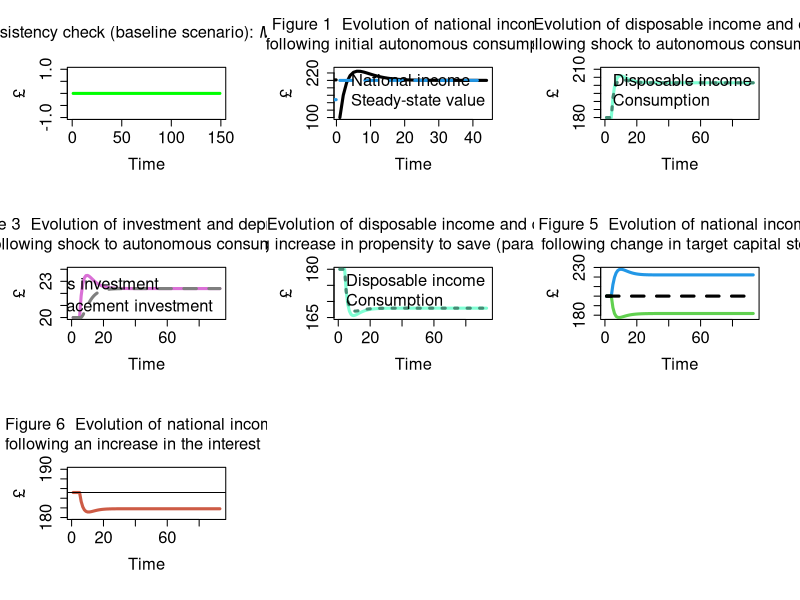

The R source for this figure:
# Model BMW for R (from scratch): main code
# from Wynne Godley and Marc Lavoie
# Monetary Economics
# Chapter 7 

# Version: 30 May 2019; revised: 6 November 2022

################################################################################

#STEP 1: PREPARE THE WORK-SPACE

#Clear environment
rm(list=ls(all=TRUE))

#Clear plots
if(!is.null(dev.list())) dev.off()

#Clear console
cat("\014")

#Number of periods
nPeriods = 150

#Number of scenarios
nScenarios=6 

################################################################################

#STEP 2: SET THE COEFFICIENTS (EXOGENOUS VARIABLES AND PARAMETERS)
alpha2=0.1 #Propensity to consume out of wealth
delta=0.1 #Depreciation rate
gamma=0.15 #Reaction speed of adjustment of capital to its target value
alpha1r = 0.5 #Propensity to consume out of interests if c_d=c_d(r)
alpha1w = 0.75 #Propensity to consume out of wages if c_d=c_d(r)
alpha0=matrix(data=0,nrow=nScenarios,ncol=nPeriods) #Set autonomous component of consumption as a matrix (for shocks) 
alpha1=matrix(data=0.75,nrow=nScenarios,ncol=nPeriods) #Set autonomous propensity to consume out of income as a matrix (for shocks) 
kappa=matrix(data=1,nrow=nScenarios,ncol=nPeriods)  #Capital-output ratio
rl_bar=matrix(data=0.04,nrow=nScenarios,ncol=nPeriods)  #Rate of interests on bank loans - exogenously set

################################################################################

#STEP 3: CREATE VARIABLES AND ATTRIBUTE INITIAL VALUES
af=matrix(data=0,nrow=nScenarios,ncol=nPeriods) #Create variables and attribute values to stocks
c_d=matrix(data=0,nrow=nScenarios,ncol=nPeriods) #Consumption goods demand by households
c_s=matrix(data=0,nrow=nScenarios,ncol=nPeriods) #Consumption goods supply
da=matrix(data=0,nrow=nScenarios,ncol=nPeriods) #Depreciation allowances
k=matrix(data=0,nrow=nScenarios,ncol=nPeriods)  #Stock of capital
kt=matrix(data=0,nrow=nScenarios,ncol=nPeriods) #Target stock of capital
l_d=matrix(data=0,nrow=nScenarios,ncol=nPeriods) #Demans for bank loans 
l_s=matrix(data=0,nrow=nScenarios,ncol=nPeriods) #Supply of bank loans 
i_d=matrix(data=0,nrow=nScenarios,ncol=nPeriods) #Demand for Investment
i_s=matrix(data=0,nrow=nScenarios,ncol=nPeriods) #Supply of Investment
mh=matrix(data=0,nrow=nScenarios,ncol=nPeriods) #Bank deposits held by households
ms=matrix(data=0,nrow=nScenarios,ncol=nPeriods) #Supply of bank deposits
n_s=matrix(data=0,nrow=nScenarios,ncol=nPeriods) #Supply of labour
n_d=matrix(data=0,nrow=nScenarios,ncol=nPeriods) #Demand for labour
pr=matrix(data=1,nrow=nScenarios,ncol=nPeriods) #Labour productivity
rl=matrix(data=rl_bar,nrow=nScenarios,ncol=nPeriods) #Rate of interests on banks loans
rm=matrix(data=rl,nrow=nScenarios,ncol=nPeriods) #Rate of interests on bank deposits
w=matrix(data=0.86,nrow=nScenarios,ncol=nPeriods) #Wage rate
wb_d=matrix(data=0,nrow=nScenarios,ncol=nPeriods) #Wage Bill
wb_s=matrix(data=0,nrow=nScenarios,ncol=nPeriods) #Supply of Wages
y=matrix(data=0,nrow=nScenarios,ncol=nPeriods) #Income
y_star=matrix(data=0,nrow=nScenarios,ncol=nPeriods) #Steady-state income
yd=matrix(data=0,nrow=nScenarios,ncol=nPeriods) #Disposal Income of households
       

################################################################################

#STEP 4: RUN THE MODEL

#STEP 4.A: DEFINE THE LOOPS

#Choose scenario
for (j in 1:nScenarios){
  
  #Define time loop
  for (i in 2:nPeriods){
    
    #Define iterations
    for (iterations in 1:100){
      
      
      #STEP 4.B: ADD ALTERNATIVE SCENARIOS  
      
      #Initial shock to autonomous consumption
      if (i>=2){alpha0[j,i]=25}    
      
      #Scenario 2: positive shock to target capital stock
      if (i>=52 & j==2){kappa[j,i]=1.1}
      
      #Scenario 3: negative shock to target capital stock
      if (i>=52 & j==3){kappa[j,i]=0.9}
      
      #Scenario 4: shock to autonomous consumption
      if (i>=52 & j==4){alpha0[j,i]=28}
      
      #Scenario 5: shock to interest rate with c_d = c_d(r)
      if (i>=52 & j==5){rl_bar[j,i]=0.05}
      
      #Scenario 6: increase in propensity to save
      if (i>=52 & j==6){alpha1[j,i]=0.74}
      
      
      #STEP 4.C: DEFINE THE SYSTEM OF EQUATIONS        
      
      
      #Behavioural equations and equilibrium condition
      
        #Supply of consumption goods - eq. 7.1
        c_s[j,i] = c_d[j,i]
        #Supply of investment goods - eq. 7.2
        i_s[j,i] = i_d[j,i]
        #Supply of labour - eq. 7.3
        n_s[j,i] = n_d[j,i]
        #Supply of loans - eq. 7.4
        l_s[j,i] = l_s[j,i-1] + (l_d[j,i] - l_d[j,i-1])   
      
      #Transactions of the firms
      
        #GDP - eq. 7.5
        y[j,i] = c_s[j,i] + i_s[j,i]
        #Wage bill - eq. 7.6
        wb_d[j,i] = y[j,i] - rl[j,i-1]*l_d[j,i-1] - af[j,i]   
        #Depreciation allowances - eq. 7.7
        af[j,i] = da[j,i]
        #Demand for bank loans - eq. 7.8
        l_d[j,i] = l_d[j,i-1] + i_d[j,i] - af[j,i] 
      
      #Transactions of households
      
        #Disposable income - eq. 7.9
        yd[j,i] = wb_d[j,i] + rm[j,i-1]*mh[j,i-1]
      
        #Bank deposits held by households - eq. 7.10
        mh[j,i] = mh[j,i-1] + yd[j,i] - c_d[j,i]
      
      #Transactions of the banks  
      
        #Supply of deposits - eq. 7.11
        ms[j,i] = ms[j,i-1] + (l_s[j,i] - l_s[j,i-1])
      
        #Rate of interest on deposits - eq. 7.12
        rm[j,i] = rl[j,i]
      
      #The wage bill  
      
        #"Supply" of wages - eq. 7.13
        wb_s[j,i] = w[j,i]*n_s[j,i]         
      
        #Labour demand - eq. 7.14
        n_d[j,i] = y[j,i]/pr[j,i]        
      
        #Wage rate - eq. 7.15
        w[j,i] = wb_d[j,i]/n_d[j,i]       
      
      #Household behaviour
      
        #Demand for consumption goods - eq. 7.16 (and 7.16A)
        if (j==5){ c_d[j,i] = alpha0[j,i] + alpha1w*wb_d[j,i] + alpha1r*rm[j,i-1]*mh[j,i-1] + alpha2*mh[j,i-1]}
             else{ c_d[j,i] = alpha0[j,i] + alpha1[j,i]*yd[j,i] + alpha2*mh[j,i-1]}
      
      #The investment behaviour
      
        #Accumulation of capital - eq. 7.17
        k[j,i] = k[j,i-1] + i_d[j,i] - da[j,i]
      
        #Depreciation allowances - eq. 7.18
        da[j,i] = delta*k[j,i-1]
      
        #Capital stock target - eq. 7.19
        kt[j,i] = kappa[j,i]*y[j,i-1]
      
        #Demand for investment goods - eq. 7.20
        i_d[j,i] = gamma*(kt[j,i] - k[j,i-1]) + da[j,i]
      
      #The behaviour of banks
      
        #Interest rate on loans - eq. 7.21
        rl[j,i] = rl_bar[j,i]
      
      #Additional equation for calculating y steady-state value
        y_star[j,i] = alpha0[j,i]/((1-alpha1[j,i])*(1-delta*kappa[j,i])-alpha2*kappa[j,i])       
      
    }
  }
}

################################################################################

#STEP 5: CONSISTENCY CHECK (REDUNDANT EQUATION)

#Create consistency statement 
aerror=0
error=0
for (i in 2:(nPeriods-1)){error = error + (ms[1,i]-mh[1,i])^2}
aerror = error/nPeriods
if ( aerror<0.01 ){cat(" *********************************** \n Good news! The model is watertight! \n", "Average error =", aerror, "< 0.01 \n", "Cumulative error =", error, "\n ***********************************")} else{
  if ( aerror<1 && aerror<1 ){cat(" *********************************** \n Minor issues with model consistency \n", "Average error =", aerror, "> 0.01 \n", "Cumulative error =", error, "\n ***********************************")}
  else{cat(" ******************************************* \n Warning: the model is not fully consistent! \n", "Average error =", aerror, "> 1 \n", "Cumulative error =", error, "\n *******************************************")} }      

#Plot redundant equation
layout(matrix(c(1,2,3,4,5,6,7,8,9), 3, 3, byrow = TRUE))
par(mar = c(5.1+1, 4.1+1, 4.1+1, 2.1+1))
plot(ms[1,2:nPeriods]-mh[1,2:nPeriods], type="l", col="green",lwd=3,lty=1,font.main=1,cex.main=1.5,
     main=expression("Consistency check (baseline scenario): " * italic(M[phantom("")]["s"]) - italic(M[phantom("")]["h"])),
     cex.axis=1.5,cex.lab=1.5,ylab = '£',
     xlab = 'Time',ylim = range(-1,1))

################################################################################

#STEP 6: CREATE AND DISPLAY GRAPHS

#Change layout
#layout(matrix(c(1,2), 1, 2, byrow = TRUE))
par(mar = c(5.1+1, 4.1+1, 4.1+1, 2.1+1))

#Figure 1
plot(y[1,2:45],type="l",col=1,lwd=3,lty=1,font.main=1,cex.main=1.5,
     main="Figure 1  Evolution of national income \n following initial autonomous consumption",
     cex.axis=1.5,cex.lab=1.5,ylab = '£',xlab = 'Time',ylim=range(100,230))
lines(y_star[1,2:45],type="l",lwd=3,lty=2,col=4)
legend("bottomright",c("National income","Steady-state value"),  bty = "n", cex = 1.5,
       lty=c(1,2), lwd=c(3,3), col = c(1,4), box.lwd=0)

#Figure 2
plot(yd[4,48:140],type="l",col="aquamarine",lwd=3,lty=1,font.main=1,cex.main=1.5,
     main="Figure 2  Evolution of disposable income and consumption \n following shock to autonomous consumption",
     cex.axis=1.5,cex.lab=1.5,ylab = '£',xlab = 'Time',ylim=range(180,210))
lines(c_d[4,48:140],type="l",lwd=3,lty=3,col="aquamarine4")
legend("bottomright",c("Disposable income","Consumption"),  bty = "n", cex = 1.5,
       lty=c(1,3), lwd=c(3,3), col = c("aquamarine","aquamarine4"), box.lwd=0)

#Figure 3
plot(i_d[4,48:140],type="l",col="orchid",lwd=3,lty=1,font.main=1,cex.main=1.5,
     main="Figure 3  Evolution of investment and depreciation \n following shock to autonomous consumption",
     cex.axis=1.5,cex.lab=1.5,ylab = '£',xlab = 'Time',ylim=range(20,24))
lines(da[4,48:140],type="l",lwd=3,lty=2,col="gray50")
legend("right",c("Gross investment","Replacement investment \n (capital depreciation)"),  bty = "n", cex = 1.5,
       lty=c(1,2), lwd=c(3,3), col = c("orchid","gray50"), box.lwd=0)

#Figure 4
plot(yd[6,48:140],type="l",col="aquamarine",lwd=3,lty=1,font.main=1,cex.main=1.5,
     main="Figure 4  Evolution of disposable income and consumption \n following increase in propensity to save (paradox ot thrift!)",
     cex.axis=1.5,cex.lab=1.5,ylab = '£',xlab = 'Time',ylim=range(165,180))
lines(c_d[6,48:140],type="l",lwd=3,lty=3,col="aquamarine4")
legend("bottomright",c("Disposable income","Consumption"),  bty = "n", cex = 1.5,
       lty=c(1,3), lwd=c(3,3), col = c("aquamarine","aquamarine4"), box.lwd=0)

#Figure 5
plot(y[2,48:140],type="l",col=4,lwd=3,lty=1,font.main=1,cex.main=1.5,
     main="Figure 5  Evolution of national income \n following change in target capital stock",
     cex.axis=1.5,cex.lab=1.5,ylab = '£',xlab = 'Time',ylim=range(min(y[3,40:150]),max(y[2,40:150])))
mycol3 <- rgb(255,255,0, max = 255, alpha = 40, names = "myyellow")
lines(y[3,48:140],type="l",lwd=3,lty=1,col=3)
lines(y[1,48:51],type="l",lwd=3,lty=1,col=1)
lines(y[1,48:140],type="l",lwd=3,lty=2,col=1)
#rect(xleft=12,xright=150,ybottom=30,ytop=130,col=mycol3,border=NA)
legend(40,105,c("Higher capital/output","Lower capital/output","Baseline value"),  bty = "n", cex = 1.5,
       lty=c(1,1,2), lwd=c(3,3,3), col = c(4,3,1), box.lwd=0)

#Figure 6
plot(y[5,48:140],type="l",col="coral3",lwd=3,lty=1,font.main=1,cex.main=1.5,
     main="Figure 6  Evolution of national income \n following an increase in the interest rate",
     cex.axis=1.5,cex.lab=1.5,ylab = '£',xlab = 'Time',ylim=range(180,190))
abline(h=y[5,48])
